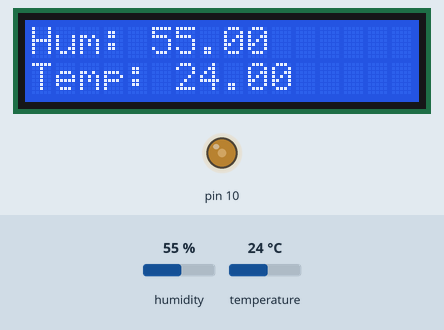
Bench run of a sketch on a simulated Arduino Uno, built with avr-gcc and run on an emulated ATmega328P. On the bench: 16×2 character LCD, output pins drawn as LEDs (lit = HIGH). The inputs (shaded band) are chosen by the test bench; at power-on: humidity 55 %, temperature 24 °C.

Above: at 1.2 s.
1.3 s: humidity set to 22 %
At 3.2 s:
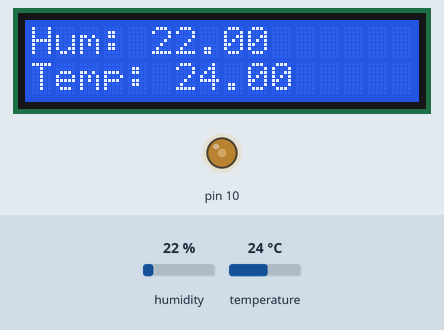
4.0 s: temperature set to 12 °C
At 5.1 s:
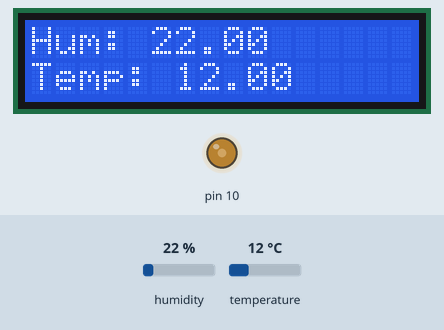
6.7 s: humidity set to 40 %
At 9.0 s:
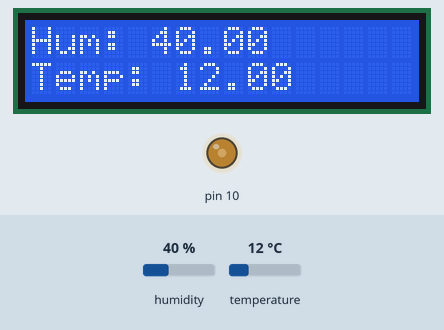
9.6 s: temperature set to 19 °C
At 10.9 s:
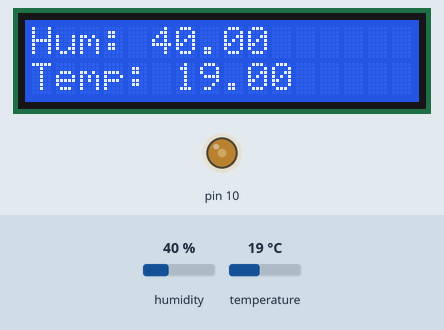
Timing chart, 0 to 12.6 s (numbered marks = the images above; inputs shaded):
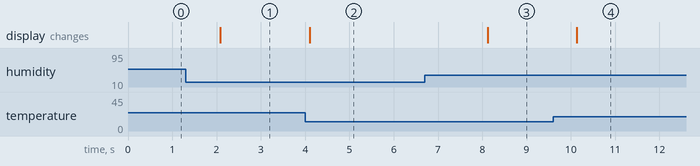

The sketch:

lcd_test.ino
```cpp
/*Проверка работы LCD 1602
  Проверка работы кнопок
  Select, Left, Up, Down, Rigth, Rst
  Изменение яркости экрана
  http://progdron.com/ru/22-shild/298-lcd1602


 */


// include the library code:
#include "DHT.h"
#include <LiquidCrystal.h>
#include <Wire.h>

#define DHT1PIN 3
DHT dht(DHT1PIN, DHT22);

// initialize the library with the numbers of the interface pins
LiquidCrystal lcd(8, 9, 4, 5, 6, 7);

void setup() {
  analogWrite(10, 100);// изменение яркости экрана
  lcd.begin(16, 2);
  lcd.clear();
  dht.begin();
}

/*byte key(){//1-719, 2 - 477, 3 - 131, 4 - 305, 5 - 0
  int val = analogRead(0);
  if (val < 50) return 5;
  else if (val < 150) return 3;
  else if (val < 350) return 4;
  else if (val < 500) return 2;
  else if (val < 800) return 1;
  else if (val <= 1023) return 0;
}*/

void loop() {
  float h = dht.readHumidity();
  float t = dht.readTemperature();
  if (isnan(h) || isnan(t)) {
    lcd.clear();
    lcd.setCursor(0, 0);
    lcd.print("Cant read DHT");
    return;
  }
  lcd.clear();
  lcd.setCursor(0, 0);
  lcd.print("Hum: ");
  lcd.print(h);
  lcd.setCursor(0,1);
  lcd.print("Temp: ");
  lcd.print(t);
  delay(2000);
}


/*  switch (key())
  {
   case 1:
    lcd.print("Select");
     break;
   case 2:
    lcd.print("Left");
  break;
  case 3:
    lcd.print("UP");
    break;
    case 4:
     lcd.print("Down");
    break;
    case 5:
     lcd.print("Rigth");
     break;
  }*/
```

Measured:
- after the input at 1.3 s, the display: changes after 0.79 s (image 1)
- after the input at 4.0 s, the display: changes after 0.10 s (image 2)
- after the input at 6.7 s, the display: changes after 1.4 s (image 3)
- after the input at 9.6 s, the display: changes after 0.53 s (image 4)
